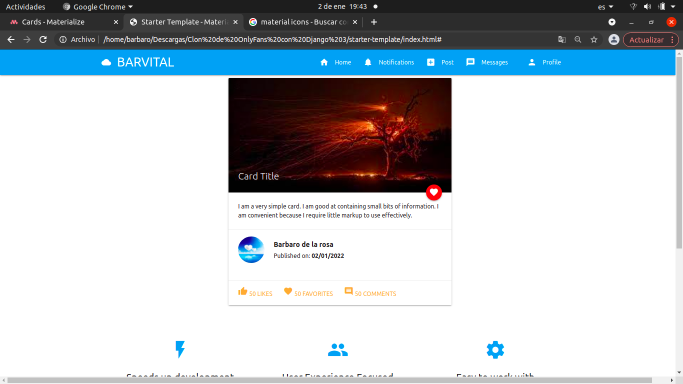
#> input picture media/product_image/Captura_de_pantalla_de_2022-01-02_19-43-54.png, 1366 x 768 px (shown at 1/2 size)
$ python -i compress_image.py   (imports and definitions only)   (older library calls are emulated)
#> lines starting #> are read from the running program, lines starting #| are printed output that depends on the picture
import os
from PIL import Image


def get_size_format(b, factor=1024, suffix="B"):

    """
    Scale bytes to its proper byte format
    e.g:
        1253656 => '1.20MB'
        1253656678 => '1.17GB'
    """
    for unit in ["", "K", "M", "G", "T", "P", "E", "Z"]:
        if b < factor:
            return "{:.2f}{}{}".format(b,unit,suffix)
        b /= factor
    return "{:.2f}Y{}".format(b,suffix)


def compress_img(image_name, new_size_ratio=0.9, quality=90, width=None, height=None, to_jpg=True):
    # load the image to memory
#> called with new_size_ratio = 0.9, quality = 90, to_jpg = True
    img = Image.open(image_name)
#> img is the input picture: PIL image 1366x768 RGBA; mean R, G, B, A 190.2, 196.4, 201.5, 255
    # print the original image shape
    print("[*] Image shape:", img.size)
#| [*] Image shape: (1366, 768)
    # get the original image size in bytes
    image_size = os.path.getsize(image_name)
    # print the size before compression/resizing
    print("[*] Size before compression:", get_size_format(image_size))
    if new_size_ratio < 1.0:
        # if resizing ratio is below 1.0, then multiply width & height with this ratio to reduce image size
        img = img.resize((int(img.size[0] * new_size_ratio), int(img.size[1] * new_size_ratio)), Image.ANTIALIAS)
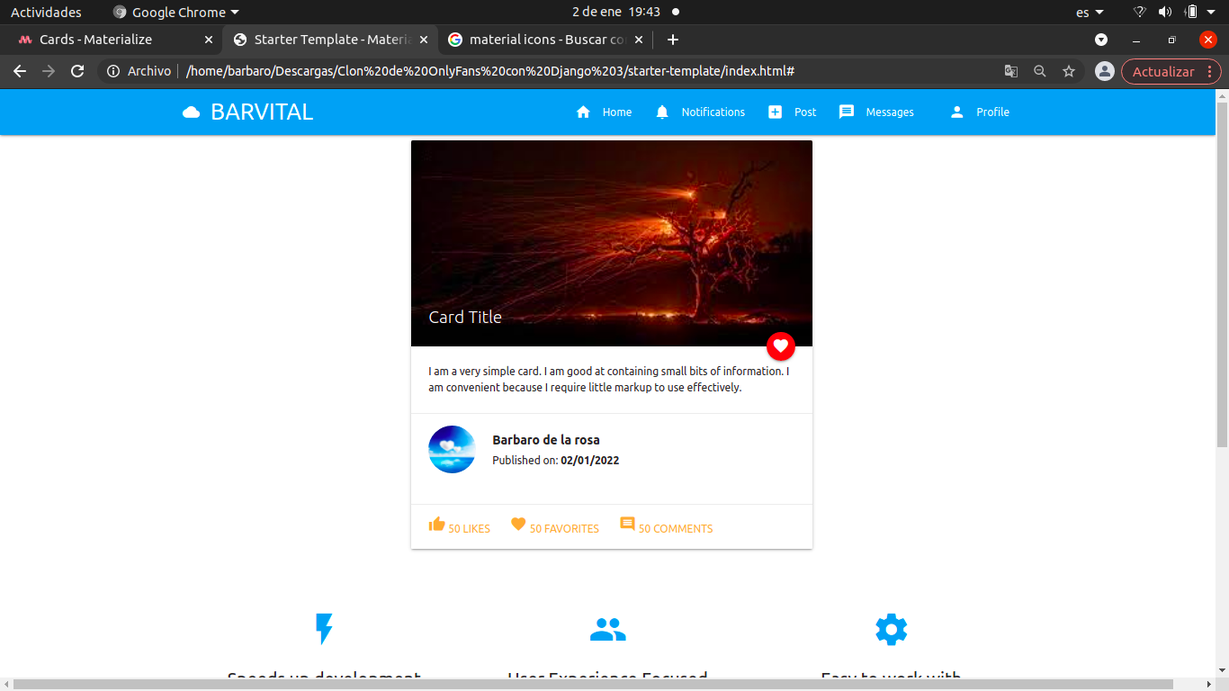
#> img: PIL image 1229x691 RGBA; mean R, G, B, A 190.2, 196.4, 201.5, 255
        # print new image shape
        print("[+] New Image shape:", img.size)
#| [+] New Image shape: (1229, 691)
    elif width and height:
        # if width and height are set, resize with them instead
        img = img.resize((width, height), Image.ANTIALIAS)
        # print new image shape
        print("[+] New Image shape:", img.size)
    # split the filename and extension
    filename, ext = os.path.splitext(image_name)
    # make new filename appending _compressed to the original file name
    if to_jpg:
        # change the extension to JPEG
        new_filename = "{}_compressed.jpg".format(filename)
    else:
        # retain the same extension of the original image
        new_filename = "{}_compressed{}".format(filename,ext)
    try:
        # save the image with the corresponding quality and optimize set to True
        img.save(new_filename, quality=quality, optimize=True)
    except OSError:
        # convert the image to RGB mode first
        img = img.convert("RGB")
        # save the image with the corresponding quality and optimize set to True
        img.save(new_filename, quality=quality, optimize=True)
    print("[+] New file saved:", new_filename)
    # get the new image size in bytes
    new_image_size = os.path.getsize(new_filename)
    # print the new size in a good format
    print("[+] Size after compression:", get_size_format(new_image_size))
    # calculate the saving bytes
    saving_diff = new_image_size - image_size
    # print the saving percentage
    diferent_size = "[+] Image size change: {:.2f}% of the original image size.".format(saving_diff/image_size*100)
    print(diferent_size)


# [22 lines not run here, left out]

>>> result = compress_img('../media/product_image/Captura_de_pantalla_de_2022-01-02_19-43-54.png')
